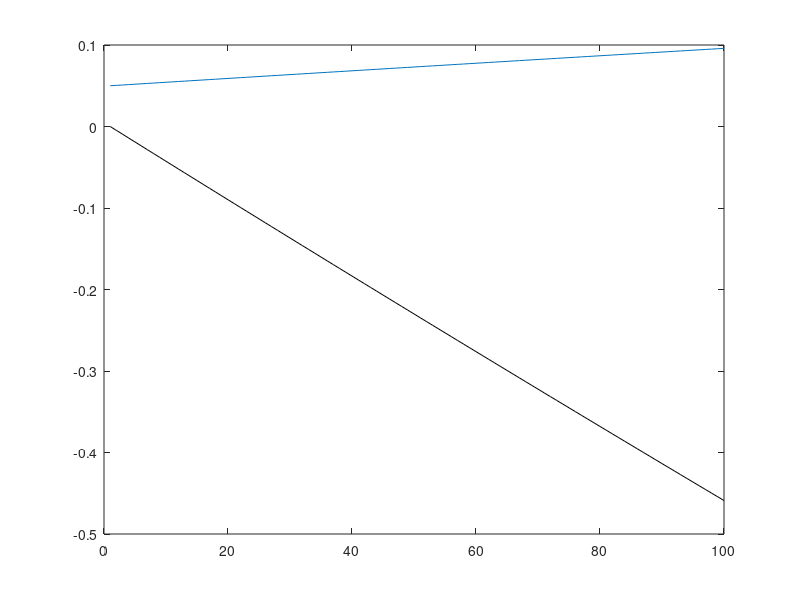

Write the MATLAB code that produced this figure.

delka = 100;
N = 20;
p = zeros(delka,1);
p(1) = 1/N;
B = 0.0005;
C = 10;
y = 1;
for t=2:delka
    p(t) =  p(t-1)+B*(y-p(t-1));
end
plot(p)
hold on

b = C * (1/N - p);
plot(b,'k')
hold off